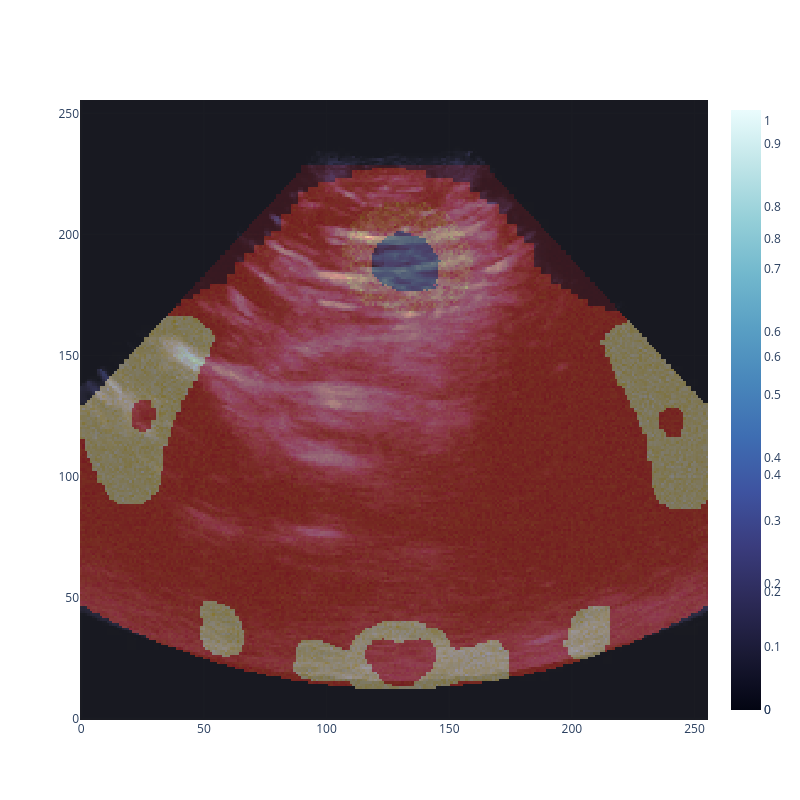

The code cell stored with this chart in its notebook:
### Code cell
X, tags = ss.volume_sampling()

# X = increase_contrast(X, factor=1.6)
X = X[0]

# Assume you want to overlay Y_fake[0,0] and batch[0,0]
img1 = X[0,0,0].cpu().numpy()
img2 = batch[0,0,0].cpu().numpy()

fig = go.Figure()

fig.add_trace(go.Heatmap(z=np.flip(img1, axis=0), opacity=0.8, colorscale='hot'))
fig.add_trace(go.Heatmap(z=np.flip(img2, axis=0), opacity=0.5, colorscale='ice'))

fig.update_layout(height=800, width=800)
fig.show()

### Figure 1 — Plotly figure (JSON) as saved in the notebook; plotly's stock layout.template omitted (floating-point values rounded to 4 significant figures; data arrays with more than 128 entries replaced by an {"elided": "..."} marker saying what was removed)
{"data": [{"colorscale": [[0, "rgb(0,0,0)"], [0.3333, "rgb(230,0,0)"], [0.6667, "rgb(255,210,0)"], [1, "rgb(255,255,255)"]], "opacity": 0.8, "type": "heatmap", "z": {"elided": "256x256 float values"}}, {"colorscale": [[0, "rgb(3, 5, 18)"], [0.09091, "rgb(25, 25, 51)"], [0.1818, "rgb(44, 42, 87)"], [0.2727, "rgb(58, 60, 125)"], [0.3636, "rgb(62, 83, 160)"], [0.4545, "rgb(62, 109, 178)"], [0.5455, "rgb(72, 134, 187)"], [0.6364, "rgb(89, 159, 196)"], [0.7273, "rgb(114, 184, 205)"], [0.8182, "rgb(149, 207, 216)"], [0.9091, "rgb(192, 229, 232)"], [1, "rgb(234, 252, 253)"]], "opacity": 0.5, "type": "heatmap", "z": {"elided": "256x256 float values"}}], "layout": {"height": 800, "width": 800}}
